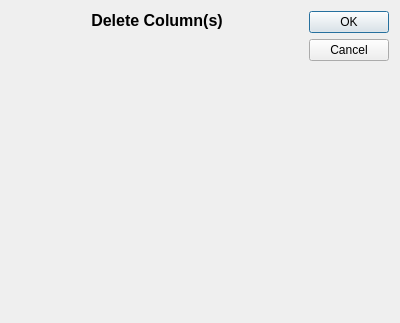
<?xml version="1.0" encoding="UTF-8"?>
<ui version="4.0">
 <class>Dialog_DeleteColumn</class>
 <widget class="QDialog" name="Dialog_DeleteColumn">
  <property name="geometry">
   <rect>
    <x>0</x>
    <y>0</y>
    <width>400</width>
    <height>323</height>
   </rect>
  </property>
  <property name="windowTitle">
   <string>Dialog</string>
  </property>
  <layout class="QHBoxLayout" name="horizontalLayout_2">
   <item>
    <layout class="QHBoxLayout" name="hl_MainDialogBody">
     <item>
      <layout class="QVBoxLayout" name="vl_DeleteColumns">
       <property name="sizeConstraint">
        <enum>QLayout::SetDefaultConstraint</enum>
       </property>
       <item>
        <widget class="QLabel" name="label_DeleteColumns">
         <property name="sizePolicy">
          <sizepolicy hsizetype="Preferred" vsizetype="Preferred">
           <horstretch>0</horstretch>
           <verstretch>0</verstretch>
          </sizepolicy>
         </property>
         <property name="font">
          <font>
           <pointsize>12</pointsize>
           <bold>true</bold>
          </font>
         </property>
         <property name="text">
          <string>Delete Column(s)</string>
         </property>
         <property name="alignment">
          <set>Qt::AlignHCenter|Qt::AlignTop</set>
         </property>
        </widget>
       </item>
       <item>
        <widget class="QScrollArea" name="sa_ComboBoxes">
         <property name="frameShape">
          <enum>QFrame::NoFrame</enum>
         </property>
         <property name="widgetResizable">
          <bool>true</bool>
         </property>
         <widget class="QWidget" name="sa_WidgetContent">
          <property name="geometry">
           <rect>
            <x>0</x>
            <y>0</y>
            <width>297</width>
            <height>273</height>
           </rect>
          </property>
          <layout class="QVBoxLayout" name="verticalLayout_3">
           <item>
            <layout class="QVBoxLayout" name="vl_ComboBoxes"/>
           </item>
          </layout>
         </widget>
        </widget>
       </item>
      </layout>
     </item>
     <item>
      <widget class="QDialogButtonBox" name="bBox_OK_Cancel">
       <property name="orientation">
        <enum>Qt::Vertical</enum>
       </property>
       <property name="standardButtons">
        <set>QDialogButtonBox::Cancel|QDialogButtonBox::Ok</set>
       </property>
      </widget>
     </item>
    </layout>
   </item>
  </layout>
 </widget>
 <resources/>
 <connections>
  <connection>
   <sender>bBox_OK_Cancel</sender>
   <signal>accepted()</signal>
   <receiver>Dialog_DeleteColumn</receiver>
   <slot>accept()</slot>
   <hints>
    <hint type="sourcelabel">
     <x>248</x>
     <y>254</y>
    </hint>
    <hint type="destinationlabel">
     <x>157</x>
     <y>274</y>
    </hint>
   </hints>
  </connection>
  <connection>
   <sender>bBox_OK_Cancel</sender>
   <signal>rejected()</signal>
   <receiver>Dialog_DeleteColumn</receiver>
   <slot>reject()</slot>
   <hints>
    <hint type="sourcelabel">
     <x>316</x>
     <y>260</y>
    </hint>
    <hint type="destinationlabel">
     <x>286</x>
     <y>274</y>
    </hint>
   </hints>
  </connection>
 </connections>
</ui>
